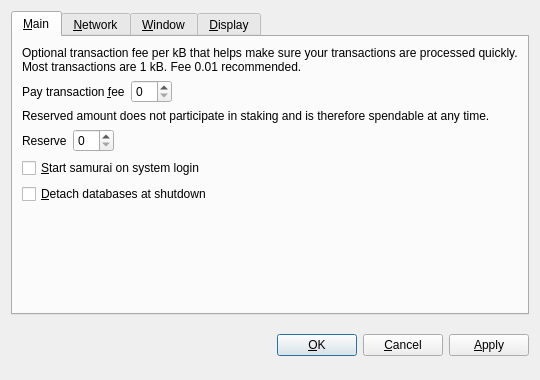
<?xml version="1.0" encoding="UTF-8"?>
<ui version="4.0">
 <class>OptionsDialog</class>
 <widget class="QDialog" name="OptionsDialog">
  <property name="geometry">
   <rect>
    <x>0</x>
    <y>0</y>
    <width>540</width>
    <height>380</height>
   </rect>
  </property>
  <property name="windowTitle">
   <string>Options</string>
  </property>
  <property name="modal">
   <bool>true</bool>
  </property>
  <layout class="QVBoxLayout" name="verticalLayout">
   <item>
    <widget class="QTabWidget" name="tabWidget">
     <property name="tabPosition">
      <enum>QTabWidget::North</enum>
     </property>
     <property name="currentIndex">
      <number>0</number>
     </property>
     <widget class="QWidget" name="tabMain">
      <attribute name="title">
       <string>&amp;Main</string>
      </attribute>
      <layout class="QVBoxLayout" name="verticalLayout_Main">
       <item>
        <widget class="QLabel" name="transactionFeeInfoLabel">
         <property name="text">
          <string>Optional transaction fee per kB that helps make sure your transactions are processed quickly. Most transactions are 1 kB. Fee 0.01 recommended.</string>
         </property>
         <property name="textFormat">
          <enum>Qt::PlainText</enum>
         </property>
         <property name="wordWrap">
          <bool>true</bool>
         </property>
        </widget>
       </item>
       <item>
        <layout class="QHBoxLayout" name="horizontalLayoutFee">
         <item>
          <widget class="QLabel" name="transactionFeeLabel">
           <property name="text">
            <string>Pay transaction &amp;fee</string>
           </property>
           <property name="textFormat">
            <enum>Qt::PlainText</enum>
           </property>
           <property name="buddy">
            <cstring>transactionFee</cstring>
           </property>
          </widget>
         </item>
         <item>
          <widget class="BitcoinAmountField" name="transactionFee"/>
         </item>
         <item>
          <spacer name="horizontalSpacerFee">
           <property name="orientation">
            <enum>Qt::Horizontal</enum>
           </property>
           <property name="sizeHint" stdset="0">
            <size>
             <width>40</width>
             <height>20</height>
            </size>
           </property>
          </spacer>
         </item>
        </layout>
       </item>
       <item>
        <widget class="QLabel" name="reserveBalanceInfoLabel">
         <property name="text">
          <string>Reserved amount does not participate in staking and is therefore spendable at any time.</string>
         </property>
         <property name="textFormat">
          <enum>Qt::PlainText</enum>
         </property>
         <property name="wordWrap">
          <bool>true</bool>
         </property>
        </widget>
       </item>
       <item>
        <layout class="QHBoxLayout" name="horizontalLayoutReserveBalance">
         <item>
          <widget class="QLabel" name="reserveBalanceLabel">
           <property name="text">
            <string>Reserve</string>
           </property>
           <property name="textFormat">
            <enum>Qt::PlainText</enum>
           </property>
           <property name="buddy">
            <cstring>reserveBalance</cstring>
           </property>
          </widget>
         </item>
         <item>
          <widget class="BitcoinAmountField" name="reserveBalance"/>
         </item>
         <item>
          <spacer name="horizontalSpacerReserveBalance">
           <property name="orientation">
            <enum>Qt::Horizontal</enum>
           </property>
           <property name="sizeHint" stdset="0">
            <size>
             <width>40</width>
             <height>20</height>
            </size>
           </property>
          </spacer>
         </item>
        </layout>
       </item>
       <item>
        <widget class="QCheckBox" name="bitcoinAtStartup">
         <property name="toolTip">
          <string>Automatically start samurai after logging in to the system.</string>
         </property>
         <property name="text">
          <string>&amp;Start samurai on system login</string>
         </property>
        </widget>
       </item>
       <item>
        <widget class="QCheckBox" name="detachDatabases">
         <property name="toolTip">
          <string>Detach block and address databases at shutdown. This means they can be moved to another data directory, but it slows down shutdown. The wallet is always detached.</string>
         </property>
         <property name="text">
          <string>&amp;Detach databases at shutdown</string>
         </property>
        </widget>
       </item>
       <item>
        <spacer name="verticalSpacer_Main">
         <property name="orientation">
          <enum>Qt::Vertical</enum>
         </property>
         <property name="sizeHint" stdset="0">
          <size>
           <width>20</width>
           <height>40</height>
          </size>
         </property>
        </spacer>
       </item>
      </layout>
     </widget>
     <widget class="QWidget" name="tabNetwork">
      <attribute name="title">
       <string>&amp;Network</string>
      </attribute>
      <layout class="QVBoxLayout" name="verticalLayout_Network">
       <item>
        <widget class="QCheckBox" name="mapPortUpnp">
         <property name="toolTip">
          <string>Automatically open the samurai client port on the router. This only works when your router supports UPnP and it is enabled.</string>
         </property>
         <property name="text">
          <string>Map port using &amp;UPnP</string>
         </property>
        </widget>
       </item>
       <item>
        <widget class="QCheckBox" name="connectSocks">
         <property name="toolTip">
          <string>Connect to the samurai network through a SOCKS proxy (e.g. when connecting through Tor).</string>
         </property>
         <property name="text">
          <string>&amp;Connect through SOCKS proxy:</string>
         </property>
        </widget>
       </item>
       <item>
        <layout class="QHBoxLayout" name="horizontalLayout_Network">
         <item>
          <widget class="QLabel" name="proxyIpLabel">
           <property name="text">
            <string>Proxy &amp;IP:</string>
           </property>
           <property name="textFormat">
            <enum>Qt::PlainText</enum>
           </property>
           <property name="buddy">
            <cstring>proxyIp</cstring>
           </property>
          </widget>
         </item>
         <item>
          <widget class="QValidatedLineEdit" name="proxyIp">
           <property name="maximumSize">
            <size>
             <width>140</width>
             <height>16777215</height>
            </size>
           </property>
           <property name="toolTip">
            <string>IP address of the proxy (e.g. 127.0.0.1)</string>
           </property>
          </widget>
         </item>
         <item>
          <widget class="QLabel" name="proxyPortLabel">
           <property name="text">
            <string>&amp;Port:</string>
           </property>
           <property name="textFormat">
            <enum>Qt::PlainText</enum>
           </property>
           <property name="buddy">
            <cstring>proxyPort</cstring>
           </property>
          </widget>
         </item>
         <item>
          <widget class="QLineEdit" name="proxyPort">
           <property name="maximumSize">
            <size>
             <width>55</width>
             <height>16777215</height>
            </size>
           </property>
           <property name="toolTip">
            <string>Port of the proxy (e.g. 9050)</string>
           </property>
          </widget>
         </item>
         <item>
          <widget class="QLabel" name="socksVersionLabel">
           <property name="text">
            <string>SOCKS &amp;Version:</string>
           </property>
           <property name="textFormat">
            <enum>Qt::PlainText</enum>
           </property>
           <property name="buddy">
            <cstring>socksVersion</cstring>
           </property>
          </widget>
         </item>
         <item>
          <widget class="QValueComboBox" name="socksVersion">
           <property name="toolTip">
            <string>SOCKS version of the proxy (e.g. 5)</string>
           </property>
          </widget>
         </item>
         <item>
          <spacer name="horizontalSpacer_Network">
           <property name="orientation">
            <enum>Qt::Horizontal</enum>
           </property>
           <property name="sizeHint" stdset="0">
            <size>
             <width>40</width>
             <height>20</height>
            </size>
           </property>
          </spacer>
         </item>
        </layout>
       </item>
       <item>
        <spacer name="verticalSpacer_Network">
         <property name="orientation">
          <enum>Qt::Vertical</enum>
         </property>
         <property name="sizeHint" stdset="0">
          <size>
           <width>20</width>
           <height>40</height>
          </size>
         </property>
        </spacer>
       </item>
      </layout>
     </widget>
     <widget class="QWidget" name="tabWindow">
      <attribute name="title">
       <string>&amp;Window</string>
      </attribute>
      <layout class="QVBoxLayout" name="verticalLayout_Window">
       <item>
        <widget class="QCheckBox" name="minimizeToTray">
         <property name="toolTip">
          <string>Show only a tray icon after minimizing the window.</string>
         </property>
         <property name="text">
          <string>&amp;Minimize to the tray instead of the taskbar</string>
         </property>
        </widget>
       </item>
       <item>
        <widget class="QCheckBox" name="minimizeOnClose">
         <property name="toolTip">
          <string>Minimize instead of exit the application when the window is closed. When this option is enabled, the application will be closed only after selecting Quit in the menu.</string>
         </property>
         <property name="text">
          <string>M&amp;inimize on close</string>
         </property>
        </widget>
       </item>
       <item>
        <spacer name="verticalSpacer_Window">
         <property name="orientation">
          <enum>Qt::Vertical</enum>
         </property>
         <property name="sizeHint" stdset="0">
          <size>
           <width>20</width>
           <height>40</height>
          </size>
         </property>
        </spacer>
       </item>
      </layout>
     </widget>
     <widget class="QWidget" name="tabDisplay">
      <attribute name="title">
       <string>&amp;Display</string>
      </attribute>
      <layout class="QVBoxLayout" name="verticalLayout_Display">
       <item>
        <layout class="QHBoxLayout" name="horizontalLayout_1_Display">
         <item>
          <widget class="QLabel" name="langLabel">
           <property name="text">
            <string>User Interface &amp;language:</string>
           </property>
           <property name="textFormat">
            <enum>Qt::PlainText</enum>
           </property>
           <property name="buddy">
            <cstring>lang</cstring>
           </property>
          </widget>
         </item>
         <item>
          <widget class="QValueComboBox" name="lang">
           <property name="toolTip">
            <string>The user interface language can be set here. This setting will take effect after restarting samurai.</string>
           </property>
          </widget>
         </item>
        </layout>
       </item>
       <item>
        <layout class="QHBoxLayout" name="horizontalLayout_2_Display">
         <item>
          <widget class="QLabel" name="unitLabel">
           <property name="text">
            <string>&amp;Unit to show amounts in:</string>
           </property>
           <property name="textFormat">
            <enum>Qt::PlainText</enum>
           </property>
           <property name="buddy">
            <cstring>unit</cstring>
           </property>
          </widget>
         </item>
         <item>
          <widget class="QValueComboBox" name="unit">
           <property name="toolTip">
            <string>Choose the default subdivision unit to show in the interface and when sending coins.</string>
           </property>
          </widget>
         </item>
        </layout>
       </item>
       <item>
        <widget class="QCheckBox" name="displayAddresses">
         <property name="toolTip">
          <string>Whether to show samurai addresses in the transaction list or not.</string>
         </property>
         <property name="text">
          <string>&amp;Display addresses in transaction list</string>
         </property>
        </widget>
       </item>
       <item>
        <widget class="QCheckBox" name="coinControlFeatures">
         <property name="toolTip">
          <string>Whether to show coin control features or not.</string>
         </property>
         <property name="text">
          <string>Display coin &amp;control features (experts only!)</string>
         </property>
        </widget>
       </item>
       <item>
        <spacer name="verticalSpacer_Display">
         <property name="orientation">
          <enum>Qt::Vertical</enum>
         </property>
         <property name="sizeHint" stdset="0">
          <size>
           <width>20</width>
           <height>40</height>
          </size>
         </property>
        </spacer>
       </item>
      </layout>
     </widget>
    </widget>
   </item>
   <item>
    <layout class="QHBoxLayout" name="horizontalLayout_Buttons">
     <item>
      <spacer name="horizontalSpacer_1">
       <property name="orientation">
        <enum>Qt::Horizontal</enum>
       </property>
       <property name="sizeHint" stdset="0">
        <size>
         <width>40</width>
         <height>48</height>
        </size>
       </property>
      </spacer>
     </item>
     <item>
      <widget class="QLabel" name="statusLabel">
       <property name="font">
        <font>
         <weight>50</weight>
         <bold>false</bold>
        </font>
       </property>
       <property name="text">
        <string/>
       </property>
       <property name="textFormat">
        <enum>Qt::PlainText</enum>
       </property>
       <property name="wordWrap">
        <bool>true</bool>
       </property>
      </widget>
     </item>
     <item>
      <spacer name="horizontalSpacer_2">
       <property name="orientation">
        <enum>Qt::Horizontal</enum>
       </property>
       <property name="sizeHint" stdset="0">
        <size>
         <width>40</width>
         <height>48</height>
        </size>
       </property>
      </spacer>
     </item>
     <item>
      <widget class="QPushButton" name="okButton">
       <property name="text">
        <string>&amp;OK</string>
       </property>
      </widget>
     </item>
     <item>
      <widget class="QPushButton" name="cancelButton">
       <property name="text">
        <string>&amp;Cancel</string>
       </property>
       <property name="autoDefault">
        <bool>false</bool>
       </property>
      </widget>
     </item>
     <item>
      <widget class="QPushButton" name="applyButton">
       <property name="text">
        <string>&amp;Apply</string>
       </property>
       <property name="autoDefault">
        <bool>false</bool>
       </property>
      </widget>
     </item>
    </layout>
   </item>
  </layout>
 </widget>
 <customwidgets>
  <customwidget>
   <class>BitcoinAmountField</class>
   <extends>QSpinBox</extends>
   <header>bitcoinamountfield.h</header>
   <container>1</container>
  </customwidget>
  <customwidget>
   <class>QValueComboBox</class>
   <extends>QComboBox</extends>
   <header>qvaluecombobox.h</header>
  </customwidget>
  <customwidget>
   <class>QValidatedLineEdit</class>
   <extends>QLineEdit</extends>
   <header>qvalidatedlineedit.h</header>
  </customwidget>
 </customwidgets>
 <resources/>
 <connections/>
</ui>
